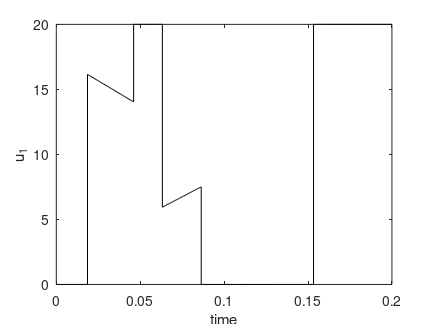
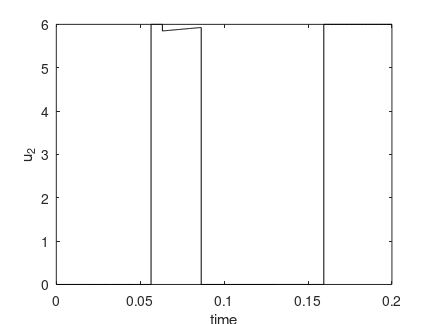
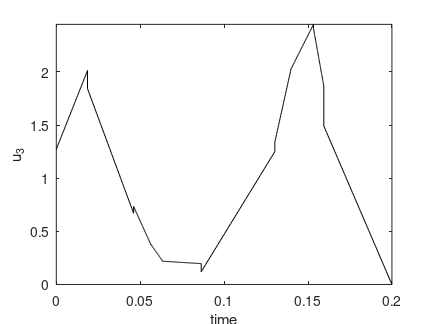
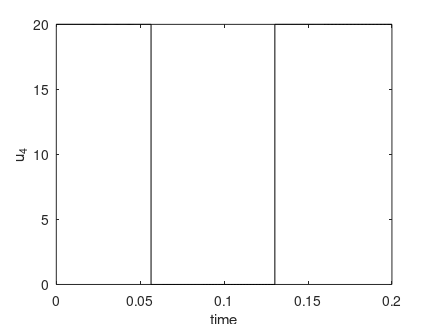

Write MATLAB code to recreate these figures, in order.
load optimprofiles tplot uplot xplot

% ploting
%..........................................................................
plot(tplot,uplot(:,1),'k-')
title('')
xlabel('time')
ylabel('u_1')
axis tight
% axis([0 30 -2.05 1.05])
set(1,'PaperUnits','centimeters')
set(1,'PaperPosition',[3 10 11 8.25])

print -depsc u1_4210.eps
pause

plot(tplot,uplot(:,2),'k-')
title('')
xlabel('time')
ylabel('u_2')
axis tight
% axis([0 30 -2.05 1.05])
set(1,'PaperUnits','centimeters')
set(1,'PaperPosition',[3 10 11 8.25])

print -depsc u2_4210.eps
pause

plot(tplot,uplot(:,3),'k-')
title('')
xlabel('time')
ylabel('u_3')
axis tight
% axis([0 30 -2.05 1.05])
set(1,'PaperUnits','centimeters')
set(1,'PaperPosition',[3 10 11 8.25])

print -depsc u3_4210.eps
pause

plot(tplot,uplot(:,4),'k-')
title('')
xlabel('time')
ylabel('u_4')
axis tight
% axis([0 30 -2.05 1.05])
set(1,'PaperUnits','centimeters')
set(1,'PaperPosition',[3 10 11 8.25])

print -depsc u4_4210.eps
pause

plot(tplot,xplot(:,1),'k-',tplot,xplot(:,2),'b-',tplot,xplot(:,3),'r-', ...
     tplot,xplot(:,4),'g-',tplot,xplot(:,5),'c-',tplot,xplot(:,6),'y-', ...
     tplot,xplot(:,7),'m-')
title('')
xlabel('time')
ylabel('x_1, x_2, x_3, x_4, x_5, x_6, x_7')
legend('x_1','x_2','x_3','x_4','x_5','x_6','x_7','Location','NorthEast')
axis tight
% axis([0 30 0 20.05])
set(1,'PaperUnits','centimeters')
set(1,'PaperPosition',[3 10 11 8.25])

print -depsc x17_4210.eps
pause

plot(tplot,xplot(:,8),'k-')
title('')
xlabel('time')
ylabel('x_8')
axis tight
% axis([0 30 0 20.05])
set(1,'PaperUnits','centimeters')
set(1,'PaperPosition',[3 10 11 8.25])

print -depsc x8_4210.eps
pause
close
%..........................................................................